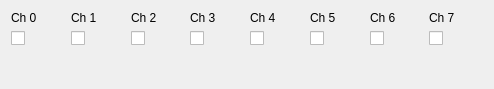
<?xml version="1.0" encoding="UTF-8"?>
<ui version="4.0">
 <class>TNGDO8</class>
 <widget class="QWidget" name="TNGDO8">
  <property name="geometry">
   <rect>
    <x>0</x>
    <y>0</y>
    <width>494</width>
    <height>89</height>
   </rect>
  </property>
  <property name="windowTitle">
   <string>Form</string>
  </property>
  <layout class="QHBoxLayout" name="horizontalLayout_6">
   <item>
    <layout class="QGridLayout" name="gridLayout">
     <item row="1" column="0">
      <widget class="QCheckBox" name="checkbox_ch0">
       <property name="text">
        <string/>
       </property>
      </widget>
     </item>
     <item row="0" column="3">
      <widget class="QLabel" name="label_4">
       <property name="text">
        <string>Ch 3</string>
       </property>
      </widget>
     </item>
     <item row="0" column="4">
      <widget class="QLabel" name="label_5">
       <property name="text">
        <string>Ch 4</string>
       </property>
      </widget>
     </item>
     <item row="0" column="5">
      <widget class="QLabel" name="label_6">
       <property name="text">
        <string>Ch 5</string>
       </property>
      </widget>
     </item>
     <item row="0" column="1">
      <widget class="QLabel" name="label_2">
       <property name="text">
        <string>Ch 1</string>
       </property>
      </widget>
     </item>
     <item row="1" column="1">
      <widget class="QCheckBox" name="checkbox_ch1">
       <property name="text">
        <string/>
       </property>
      </widget>
     </item>
     <item row="0" column="2">
      <widget class="QLabel" name="label_3">
       <property name="text">
        <string>Ch 2</string>
       </property>
      </widget>
     </item>
     <item row="0" column="0">
      <widget class="QLabel" name="label">
       <property name="text">
        <string>Ch 0</string>
       </property>
      </widget>
     </item>
     <item row="0" column="6">
      <widget class="QLabel" name="label_7">
       <property name="text">
        <string>Ch 6</string>
       </property>
      </widget>
     </item>
     <item row="0" column="7">
      <widget class="QLabel" name="label_8">
       <property name="text">
        <string>Ch 7</string>
       </property>
      </widget>
     </item>
     <item row="1" column="2">
      <widget class="QCheckBox" name="checkbox_ch2">
       <property name="text">
        <string/>
       </property>
      </widget>
     </item>
     <item row="1" column="3">
      <widget class="QCheckBox" name="checkbox_ch3">
       <property name="text">
        <string/>
       </property>
      </widget>
     </item>
     <item row="1" column="4">
      <widget class="QCheckBox" name="checkbox_ch4">
       <property name="text">
        <string/>
       </property>
      </widget>
     </item>
     <item row="1" column="5">
      <widget class="QCheckBox" name="checkbox_ch5">
       <property name="text">
        <string/>
       </property>
      </widget>
     </item>
     <item row="1" column="6">
      <widget class="QCheckBox" name="checkbox_ch6">
       <property name="text">
        <string/>
       </property>
      </widget>
     </item>
     <item row="1" column="7">
      <widget class="QCheckBox" name="checkbox_ch7">
       <property name="text">
        <string/>
       </property>
      </widget>
     </item>
     <item row="2" column="4">
      <spacer name="verticalSpacer">
       <property name="orientation">
        <enum>Qt::Vertical</enum>
       </property>
       <property name="sizeHint" stdset="0">
        <size>
         <width>20</width>
         <height>40</height>
        </size>
       </property>
      </spacer>
     </item>
    </layout>
   </item>
  </layout>
 </widget>
 <resources/>
 <connections/>
</ui>
